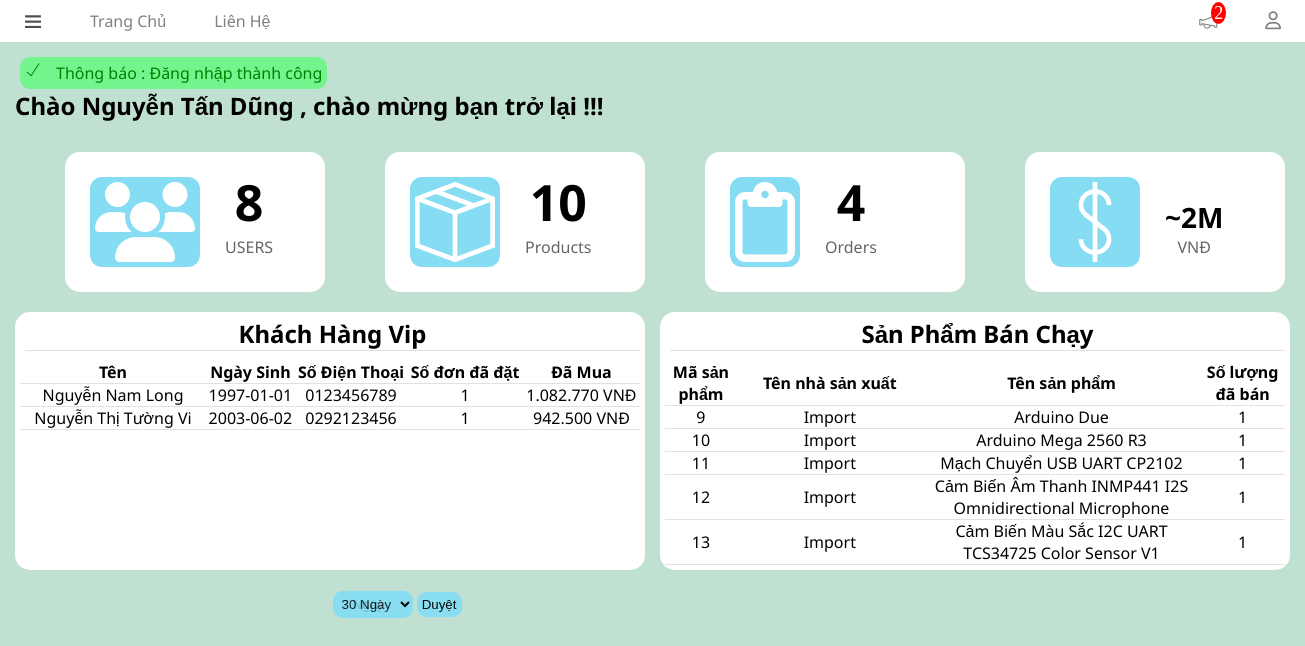
The app's page /root/index.php (signed in) with its own data.
### tables this page shows
CREATE TABLE `customers` (
  `id` int NOT NULL,
  `name` varchar(200) NOT NULL,
  `gender` int NOT NULL,
  `date` date DEFAULT NULL,
  `email` varchar(100) NOT NULL,
  `password` varchar(250) NOT NULL,
  `photos` varchar(100) DEFAULT NULL,
  `adress` text,
  `token` varchar(100) DEFAULT NULL,
  `phone` varchar(12) NOT NULL
);

CREATE TABLE `products` (
  `id` int NOT NULL,
  `name` text NOT NULL,
  `description` text NOT NULL,
  `price` int NOT NULL,
  `discount` int DEFAULT NULL,
  `id_manufactors` int NOT NULL,
  `id_categorys` int NOT NULL,
  `photos` varchar(150) NOT NULL
);

CREATE TABLE `manufactors` (
  `id` int NOT NULL,
  `name` varchar(200) NOT NULL,
  `photos` varchar(150) NOT NULL
);

### root/index.php (the view, shortened to what this page needs)
<?php session_start();
require '../connect.php';
$sql = "select count(*) from customers";
$result = mysqli_query($connect,$sql);
$users = mysqli_fetch_array($result)['count(*)'];
$sql = "select count(*) from products";
$result = mysqli_query($connect,$sql);
$products = mysqli_fetch_array($result)['count(*)'];
$sql = "select count(*) from orders";
$result = mysqli_query($connect,$sql);
$orders = mysqli_fetch_array($result)['count(*)'];
$sql = "select sum(total_price) as total_money from orders where status = 1";
$result = mysqli_query($connect,$sql);
$total_money = mysqli_fetch_array($result)['total_money'];
if($total_money > 1000000){
    $money = round($total_money/1000000).'M';
}
else if($total_money >1000){
    $money = round($total_money/1000).'K';
}
?>
<!DOCTYPE html>
<html lang="en">
<head>
    <link rel="stylesheet" href="../asset/font/themify-icons/themify-icons.css">
    <link rel="stylesheet" href="../asset/css/style_admin.css">
    <link rel="stylesheet" href="../asset/css/menu.css">
    <link rel="stylesheet" href="../asset/css/notifi.css">
    <link rel="stylesheet" href="../asset/css/highchart.css">
    <link rel="stylesheet" href="../asset/css/highchart2.css">
</head>
<body>
    <div id="main">
        <div id="contain">
        <?php include '../asset/php/nav.php'?>
            <div id="body-contain">
                <?php include '../asset/php/notifi.php' ?>
                <h2 class="hello">Chào <?php echo $_SESSION['name'] ?> , chào mừng bạn trở lại !!!</h2>
                <div id="infomation">
                    <a href="../customer/">
                        <div class="info" id="info-user">
                            <i class="fas fa-users icon-info"></i>
                            <div class="content-info">
                                <h2><?php echo $users ?></h2>
                                <p>USERS</p>
                            </div>
                        </div>
                    </a>
                    <a href="../product/">
                        <div class="info" id="info-products">
                            <i class="ti-package icon-info"></i>
                            <div class="content-info">
                                <h2><?php echo $products ?></h2>
                                <p>Products</p>
                            </div>
                        </div>
                    </a>
                    <a href="../manufactor/">
                        <div class="info" id="info-manufacters">
                            <i class="far fa-clipboard icon-info"></i>
                            <div class="content-info">
                                <h2><?php echo $orders ?></h2>
                                <p>Orders</p>
                            </div>
                        </div>
                    </a>
                    <a href="../order/">
                        <div class="info" id="info-user">
                            <i class="ti-money icon-info"></i>
                            <div class="content-info">
                                <h2 style="font-size: 28px;margin-top:30px;">~<?php echo $money ?></h2>
                                <p>VNĐ</p>
                            </div>
                        </div>
                    </a>
                </div>
                <div id="table-achive">
                    <div id="vip-customer" class="table">
                        <?php
                        $sql_customers = "SELECT customers.*,ifnull(sum(total_price),0) as total_paid,COUNT(orders.id_customers) as quantity_orders FROM customers LEFT JOIN orders on customers.id = orders.id_customers WHERE orders.status = 1 group by customers.id ORDER by total_paid DESC limit 5";
                        $result = mysqli_query($connect,$sql_customers);
                        ?>
                        <h2>Khách Hàng Vip</h2>
                        <table>
                            <tr>
                                <th style="width: 30%;">Tên</th>
                                <th>Ngày Sinh </th>
                                <th>Số Điện Thoại</th>
                                <th>Số đơn đã đặt</th>
                                <th>Đã Mua</th>
                            </tr>
                            <?php foreach($result as $each) :?>
                            <tr>
                                <td><?php echo $each['name'] ?></td>
                                <td><?php echo $each['date'] ?></td>
                                <td><?php echo $each['phone'] ?></td>
                                <td><?php echo $each['quantity_orders'] ?></td>
                                <td><?php echo number_format($each['total_paid'], 0, ',', '.')?> VNĐ</td>
                            </tr>
                            <?php endforeach ?>
                        </table>
                    </div>
                    <div id="selling-product" class="table">
                    <?php
                    $sql_products = "select products.name,products.id,manufactors.name as name_manufactors,ifnull(sum(quantity),0) as quantity_sales from products join manufactors on products.id_manufactors = manufactors.id left join orders_products on orders_products.id_products = products.id left join orders on orders.id = orders_products.id_orders where orders.status = 1 group by products.id ORDER by quantity_sales DESC limit 5";
                    $result = mysqli_query($connect,$sql_products);
                    ?>
                        <h2>Sản Phẩm Bán Chạy</h2>
                        <table>
                            <tr>
                                <th>Mã sản phẩm</th>
                                <th style="width: 30%;">Tên nhà sản xuất</th>
                                <th>Tên sản phẩm</th>
                                <th>Số lượng đã bán</th>
                            </tr>
                            <?php foreach ($result as $each):?>
                            <tr>
                                <td><?php echo $each['id'] ?></td>
                                <td><?php echo $each['name_manufactors'] ?></td>
                                <td><?php echo $each['name'] ?></td>
                                <td><?php echo $each['quantity_sales'] ?></td>
                            </tr>
                            <?php endforeach ?>
                        </table>
                    </div>
                    <br>
                </div>
                <figure class="highcharts-figure" style="position: relative;">
                        <form id="form_statistical"  onsubmit="return false">
                            <button onclick="btn_statistical()" class="class-statistical">Duyệt</button>
                        </form>
                </figure>
                <figure class="highcharts-figure" style="position: relative;">
                        <form id="form_statistical_2"  onsubmit="return false">
                            <select id="statistical_2" class="class-statistical">
                                <option value="2" selected>30 Ngày</option>
                            </select>
                            <button onclick="btn_statistical_2()" class="class-statistical">Duyệt</button>
                        </form>
                </figure>
            </div>
        </div>
    </div>
</body>
</html>

### asset/css/style_admin.css (style rules this page uses)
* { box-sizing: border-box; margin: 0; padding: 0; }
html { background-color: #c0e1d1; font-family: 'Noto Sans', sans-serif; }
table { border-collapse: collapse; }
a { text-decoration: none; }
#body-contain { padding: 15px; color: black; padding-top: 42px; }
#infomation { margin: 15px 0px 15px 0px; display: flex; }
#infomation .info { display: flex; width: 260px; background-color: #fff; border-radius: 15px; margin: 15px 10px 0px 50px; }
.info .icon-info { margin: 25px; padding: 5px; color: white; font-size: 80px; background-color: #86DDF3; border-radius: 12px; }
.info .content-info { text-align: center; margin-top: 16px; color: black; }
.info .content-info h2 { font-size: 50px; }
.info .content-info p { opacity: 0.6; }
#table-achive { display: flex; margin-top: 20px; }
.table { width: 50%; background-color: white; padding: 5px; border-radius: 15px; }
.table h2 { margin-left: 5px; margin-bottom: 10px; border-bottom: 1px solid #e5dfdf; text-align: center; }
.table table { width: 100%; }
.table table tr { padding: 5px; border-bottom: 1px solid #e5dfdf; text-align: center; }
#selling-product { margin-left: 15px; }
.class-statistical { padding: 5px; border: 0px; border-radius: 10px; background-color: #86DDF3; opacity: 0.8; }
#form_statistical { position: absolute; z-index: 99; top: 5px; left: 10px; }
#form_statistical_2 { position: absolute; z-index: 99; top: 5px; left: 10px; }

### asset/css/menu.css (style rules this page uses)
* { box-sizing: border-box; margin: 0; padding: 0; }
html { background-color: #c0e1d1; font-family: 'Noto Sans', sans-serif; }
table { border-collapse: collapse; }

### asset/css/highchart.css (style rules this page uses)
.highcharts-figure, .highcharts-data-table table { min-width: 360px; max-width: 800px; margin: 1em auto; }

### asset/css/highchart2.css (style rules this page uses)
.highcharts-figure, .highcharts-data-table table { min-width: 320px; max-width: 660px; margin: 1em auto; }

### records on screen
customers: name "Nguyễn Nam Long", date "1997-01-01", phone "0123456789", quantity_orders "1", total_paid "1.082.770"
customers: name "Nguyễn Thị Tường Vi", date "2003-06-02", phone "0292123456", quantity_orders "1", total_paid "942.500"
products: id "9", id_manufactors.name "Import", name "Arduino Due", quantity_sales "1"
products: id "10", id_manufactors.name "Import", name "Arduino Mega 2560 R3", quantity_sales "1"
products: id "11", id_manufactors.name "Import", name "Mạch Chuyển USB UART CP2102", quantity_sales "1"
products: id "12", id_manufactors.name "Import", name "Cảm Biến Âm Thanh INMP441 I2S Omnidirectional Microphone", quantity_sales "1"
products: id "13", id_manufactors.name "Import", name "Cảm Biến Màu Sắc I2C UART TCS34725 Color Sensor V1", quantity_sales "1"

### other values on screen
$count_notifi "2"
$_SESSION['success'] "Đăng nhập thành công"
$_SESSION['name'] "Nguyễn Tấn Dũng"
$users "8"
$products "10"
$orders "4"
$money "2M"
